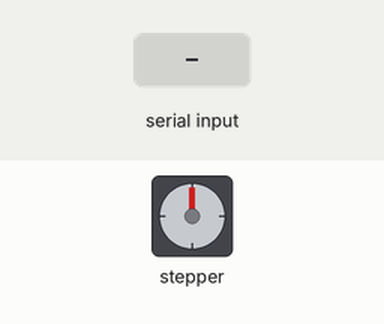
A sketch run on a simulated Arduino Uno, built with avr-gcc and run on an emulated ATmega328P. On the bench: stepper motor. The test bench sets the inputs (shaded band). Stepper angles assume 500 steps per turn.

Above: at 1.2 s.
1.3 s: "c90\n" received over Serial
At 2.45 s:
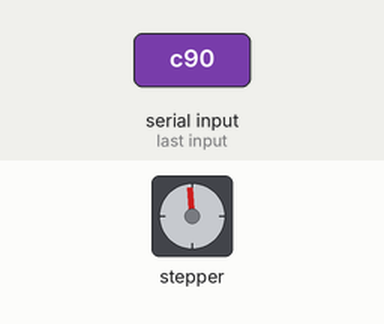
At 3.06 s:
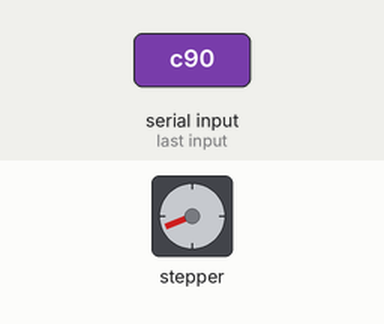
Timing chart, 0 to 5.9 s (numbered marks = the images above; inputs shaded):
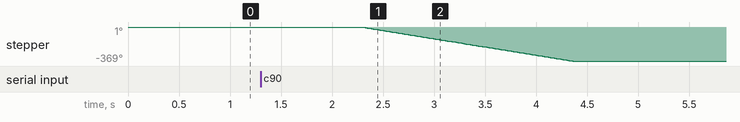

Measured:
- after the input at 1.3 s, stepper: turns 369° counter-clockwise in 2.1 s, starting after 1.0 s

The sketch:

sketch_aug27b.ino
```cpp
/*
   Referência
   https://www.filipeflop.com/blog/controlando-um-motor-de-passo-5v-com-arduino/
*/

#include <Stepper.h>

const int stepsPerRevolution = 500;
Stepper stepper(stepsPerRevolution, 8, 10, 9, 11);

void setup()
{
  Serial.begin(9600);
  stepper.setSpeed(30);
}

void loop()
{

  if (Serial.available()) {
    String data = Serial.readString();
    int grades = data.substring(1).toInt();
    grades = (grades / 360.0) * 2048.0;
    if (data[0] == 'c') {
      stepper.step(grades * -1);
      delay(2000);
    }
    else if (data[0] == 'a') {
      stepper.step(grades  *1);
      delay(2000);
    }
  }

}
```
